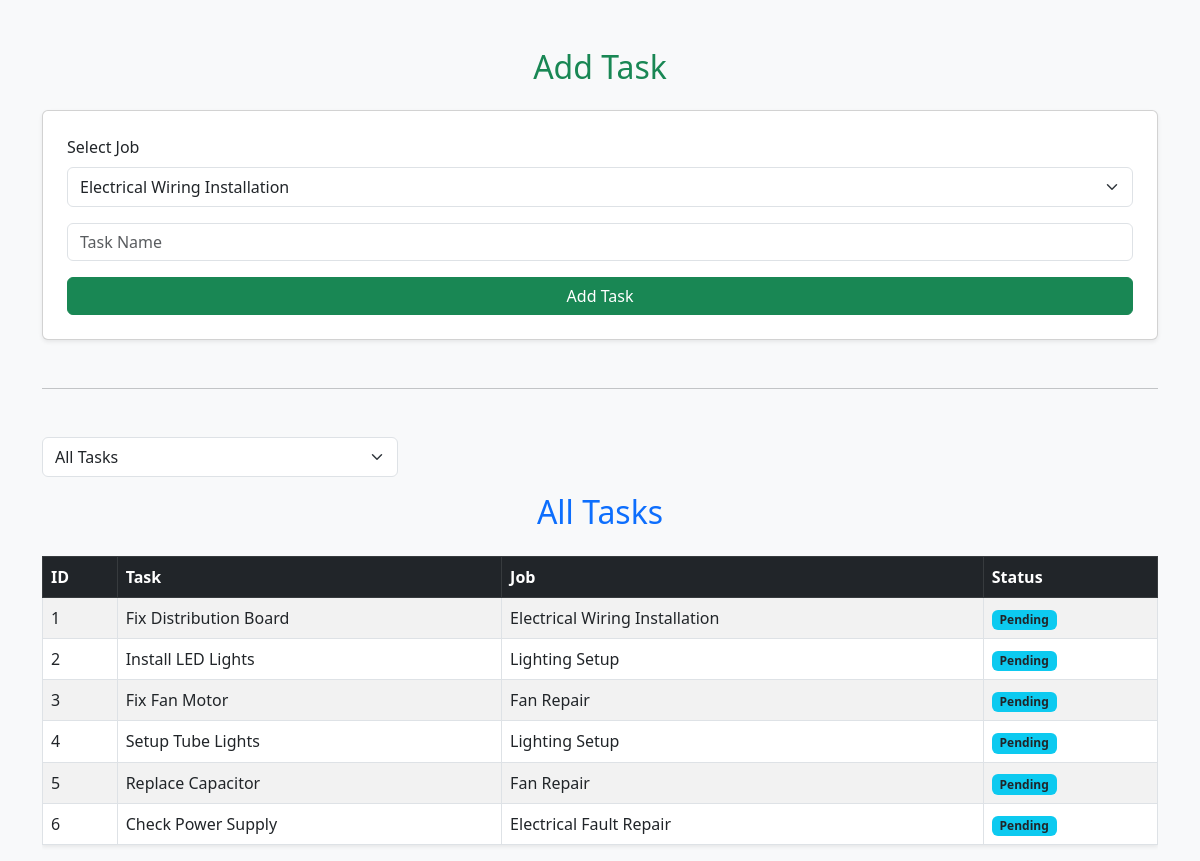
The page /tasks on the database its author committed.
### tables this page shows
CREATE TABLE tasks (
        id INTEGER PRIMARY KEY AUTOINCREMENT,
        job_id INTEGER,
        task_name TEXT,
        status TEXT
    );

CREATE TABLE jobs (
        id INTEGER PRIMARY KEY AUTOINCREMENT,
        title TEXT,
        description TEXT,
        electrician_id INTEGER,
        status TEXT
    );

### app.py (the view)
@app.route('/tasks')
def tasks():
    conn = sqlite3.connect("database.db")
    cursor = conn.cursor()
    cursor.execute("""
        SELECT tasks.id, tasks.task_name, tasks.status, jobs.title
        FROM tasks
        LEFT JOIN jobs ON tasks.job_id = jobs.id
    """)
    tasks = cursor.fetchall()
    cursor.execute("SELECT id, title FROM jobs")
    jobs = cursor.fetchall()
    conn.close()
    return render_template('tasks.html', tasks=tasks, jobs=jobs)

### templates/tasks.html (shortened to what this page needs)
<!DOCTYPE html>
<html>
<head>
    <link href="https://cdn.jsdelivr.net/npm/bootstrap@5.3.0/dist/css/bootstrap.min.css" rel="stylesheet">
</head>
<body class="bg-light">
<div class="container mt-5">
    <h2 class="text-center text-success mb-4">Add Task</h2>
    <form action="/add_task" method="POST" class="card p-4 shadow-sm">
        <div class="mb-3">
            <label class="form-label">Select Job</label>
            <select name="job_id" class="form-select" required>
                {% for job in jobs %}
                    <option value="{{ job[0] }}">{{ job[1] }}</option>
                {% endfor %}
            </select>
        </div>
        <div class="mb-3">
            <input type="text" name="task_name" class="form-control" placeholder="Task Name" required>
        </div>
        <button type="submit" class="btn btn-success w-100">Add Task</button>
    </form>
    <hr class="my-5">
    <div class="row mb-3">
        <div class="col-md-4">
            <select id="taskFilter" class="form-select">
                <option value="">All Tasks</option>
            </select>
        </div>
    </div>
    <h2 class="text-center text-primary mb-4">All Tasks</h2>
    <div class="table-responsive">
        <table class="table table-bordered table-striped shadow-sm">
            <thead class="table-dark">
                <tr>
                    <th>ID</th>
                    <th>Task</th>
                    <th>Job</th>
                    <th>Status</th>
                </tr>
            </thead>
            <tbody>
                {% for task in tasks %}
                <tr>
                    <td>{{ task[0] }}</td>
                    <td>{{ task[1] }}</td>
                    <td>{{ task[3] }}</td>
                    <td>
                        <span class="badge bg-info text-dark">{{ task[2] }}</span>
                    </td>
                </tr>
                {% endfor %}
            </tbody>
        </table>
    </div>
</div>
</body>
</html>

### templates/tasks.html (style rules this page uses)
select { height: 40px; }

### rows shown on the page
tasks: id "1", task_name "Fix Distribution Board", title "Electrical Wiring Installation", status "Pending"
tasks: id "2", task_name "Install LED Lights", title "Lighting Setup", status "Pending"
tasks: id "3", task_name "Fix Fan Motor", title "Fan Repair", status "Pending"
tasks: id "4", task_name "Setup Tube Lights", title "Lighting Setup", status "Pending"
tasks: id "5", task_name "Replace Capacitor", title "Fan Repair", status "Pending"
tasks: id "6", task_name "Check Power Supply", title "Electrical Fault Repair", status "Pending"

### other values the page prints
form field job_id "Electrical Wiring Installation"
